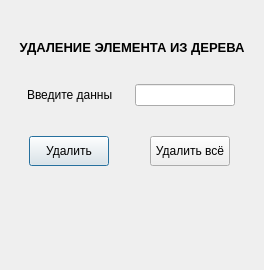
<?xml version="1.0" encoding="UTF-8"?>
<ui version="4.0">
 <class>Dialog</class>
 <widget class="QDialog" name="Dialog">
  <property name="geometry">
   <rect>
    <x>0</x>
    <y>0</y>
    <width>250</width>
    <height>270</height>
   </rect>
  </property>
  <property name="maximumSize">
   <size>
    <width>250</width>
    <height>270</height>
   </size>
  </property>
  <property name="windowTitle">
   <string>Dialog</string>
  </property>
  <layout class="QVBoxLayout" name="verticalLayout_2">
   <item>
    <layout class="QVBoxLayout" name="verticalLayout">
     <property name="spacing">
      <number>15</number>
     </property>
     <property name="leftMargin">
      <number>8</number>
     </property>
     <property name="topMargin">
      <number>15</number>
     </property>
     <property name="rightMargin">
      <number>8</number>
     </property>
     <property name="bottomMargin">
      <number>20</number>
     </property>
     <item>
      <widget class="QLabel" name="label">
       <property name="maximumSize">
        <size>
         <width>16777215</width>
         <height>50</height>
        </size>
       </property>
       <property name="font">
        <font>
         <pointsize>10</pointsize>
         <weight>75</weight>
         <bold>true</bold>
        </font>
       </property>
       <property name="text">
        <string>&lt;html&gt;&lt;head/&gt;&lt;body&gt;&lt;p&gt;УДАЛЕНИЕ ЭЛЕМЕНТА ИЗ ДЕРЕВА&lt;/p&gt;&lt;/body&gt;&lt;/html&gt;</string>
       </property>
       <property name="alignment">
        <set>Qt::AlignCenter</set>
       </property>
      </widget>
     </item>
     <item>
      <layout class="QHBoxLayout" name="horizontalLayout">
       <item>
        <widget class="QLabel" name="label_2">
         <property name="maximumSize">
          <size>
           <width>85</width>
           <height>16777215</height>
          </size>
         </property>
         <property name="text">
          <string>Введите данные</string>
         </property>
        </widget>
       </item>
       <item>
        <widget class="QLineEdit" name="data_input">
         <property name="maximumSize">
          <size>
           <width>100</width>
           <height>16777215</height>
          </size>
         </property>
        </widget>
       </item>
      </layout>
     </item>
     <item>
      <layout class="QHBoxLayout" name="horizontalLayout_2" stretch="2,7,2">
       <property name="leftMargin">
        <number>10</number>
       </property>
       <property name="topMargin">
        <number>15</number>
       </property>
       <property name="rightMargin">
        <number>15</number>
       </property>
       <property name="bottomMargin">
        <number>15</number>
       </property>
       <item>
        <widget class="QPushButton" name="btn_remove">
         <property name="minimumSize">
          <size>
           <width>0</width>
           <height>30</height>
          </size>
         </property>
         <property name="maximumSize">
          <size>
           <width>140</width>
           <height>30</height>
          </size>
         </property>
         <property name="text">
          <string>Удалить</string>
         </property>
        </widget>
       </item>
       <item>
        <spacer name="horizontalSpacer">
         <property name="orientation">
          <enum>Qt::Horizontal</enum>
         </property>
         <property name="sizeHint" stdset="0">
          <size>
           <width>40</width>
           <height>20</height>
          </size>
         </property>
        </spacer>
       </item>
       <item>
        <widget class="QPushButton" name="btn_remove_all">
         <property name="minimumSize">
          <size>
           <width>0</width>
           <height>30</height>
          </size>
         </property>
         <property name="maximumSize">
          <size>
           <width>100</width>
           <height>16777215</height>
          </size>
         </property>
         <property name="text">
          <string>Удалить всё</string>
         </property>
        </widget>
       </item>
      </layout>
     </item>
     <item>
      <widget class="QLabel" name="label_info">
       <property name="maximumSize">
        <size>
         <width>300</width>
         <height>50</height>
        </size>
       </property>
       <property name="text">
        <string/>
       </property>
       <property name="alignment">
        <set>Qt::AlignHCenter|Qt::AlignTop</set>
       </property>
      </widget>
     </item>
    </layout>
   </item>
  </layout>
 </widget>
 <resources/>
 <connections/>
</ui>
